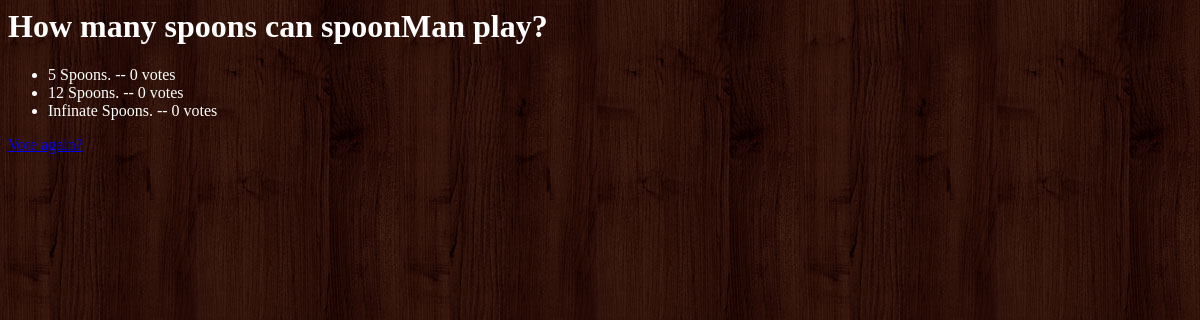
The page /polls/2/results/ on the database as committed earlier.
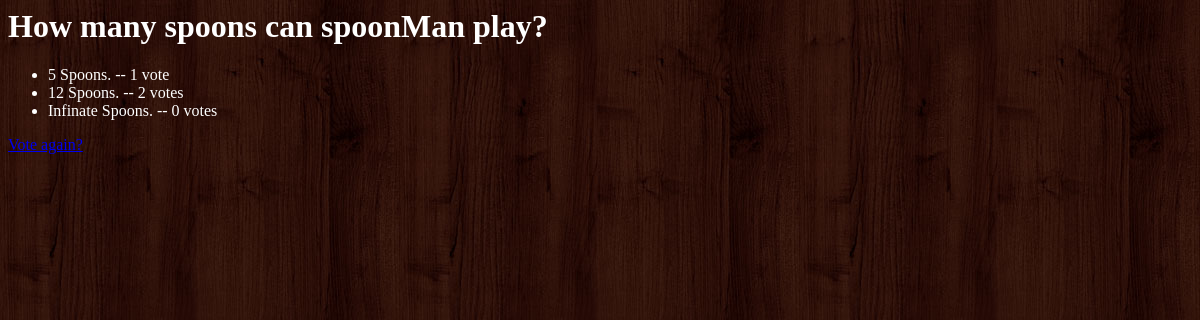
The same page on the database as committed later.
### polls/models.py (models this page shows, shortened)
class Choice(models.Model):
  question = models.ForeignKey(Question)
  choice_text = models.CharField(max_length=200)
  votes = models.IntegerField(default=0)

### polls/views.py (the view)
# urls.py: url(r'^(?P<pk>\d+)/results/$', views.ResultsView.as_view(), name='results'),
class ResultsView(generic.DetailView):
  model = Question
  template_name = 'polls/results.html'

### polls/templates/polls/results.html
{% load staticfiles %}
<link rel="stylesheet" type="text/css" href="{% static 'polls/style.css' %}" />
<h1>{{ question.question_text }}</h1>
<ul>
{% for choice in question.choice_set.all %}
    <li>{{ choice.choice_text }} -- {{ choice.votes }} vote{{ choice.votes|pluralize }}</li>
{% endfor %}
</ul>
<a href="{% url 'polls:detail' question.id %}">Vote again?</a>

Rows that differ between the two databases and show on the page:
changed Choice "5 Spoons.": votes "0" → "1"
changed Choice "12 Spoons.": votes "0" → "2"
